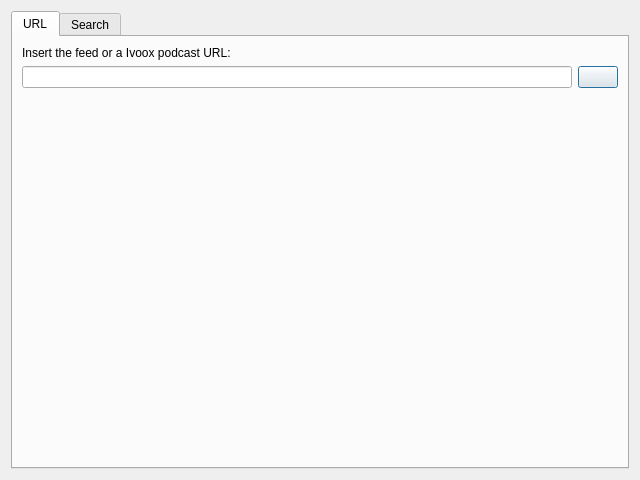
<?xml version="1.0" encoding="UTF-8"?>
<ui version="4.0">
 <class>addDialog</class>
 <widget class="QDialog" name="addDialog">
  <property name="geometry">
   <rect>
    <x>0</x>
    <y>0</y>
    <width>640</width>
    <height>480</height>
   </rect>
  </property>
  <property name="windowTitle">
   <string>Add podcast</string>
  </property>
  <property name="locale">
   <locale language="English" country="UnitedStates"/>
  </property>
  <layout class="QGridLayout" name="gridLayout">
   <item row="0" column="0">
    <widget class="QTabWidget" name="tabWidget">
     <property name="currentIndex">
      <number>0</number>
     </property>
     <widget class="QWidget" name="tab">
      <attribute name="title">
       <string>URL</string>
      </attribute>
      <layout class="QGridLayout" name="gridLayout_2">
       <item row="1" column="0">
        <widget class="QLineEdit" name="addUrlInput"/>
       </item>
       <item row="0" column="0">
        <widget class="QLabel" name="label">
         <property name="text">
          <string>Insert the feed or a Ivoox podcast URL:</string>
         </property>
        </widget>
       </item>
       <item row="2" column="0">
        <spacer name="verticalSpacer">
         <property name="orientation">
          <enum>Qt::Vertical</enum>
         </property>
         <property name="sizeHint" stdset="0">
          <size>
           <width>20</width>
           <height>40</height>
          </size>
         </property>
        </spacer>
       </item>
       <item row="1" column="1">
        <widget class="QPushButton" name="addUrlBtn">
         <property name="text">
          <string/>
         </property>
         <property name="icon">
          <iconset theme="list-add">
           <normaloff>.</normaloff>.</iconset>
         </property>
        </widget>
       </item>
      </layout>
     </widget>
     <widget class="QWidget" name="tab_2">
      <attribute name="title">
       <string>Search</string>
      </attribute>
      <layout class="QGridLayout" name="gridLayout_3">
       <item row="2" column="0">
        <widget class="QPushButton" name="addSearchBtn">
         <property name="enabled">
          <bool>false</bool>
         </property>
         <property name="text">
          <string>Add</string>
         </property>
        </widget>
       </item>
       <item row="0" column="0">
        <layout class="QHBoxLayout" name="horizontalLayout">
         <item>
          <widget class="QLineEdit" name="searchInput"/>
         </item>
         <item>
          <widget class="QPushButton" name="searchBtn">
           <property name="text">
            <string/>
           </property>
           <property name="icon">
            <iconset theme="search">
             <normaloff>.</normaloff>.</iconset>
           </property>
          </widget>
         </item>
        </layout>
       </item>
       <item row="1" column="0">
        <widget class="QListWidget" name="searchResult"/>
       </item>
      </layout>
     </widget>
    </widget>
   </item>
  </layout>
 </widget>
 <resources/>
 <connections/>
</ui>
